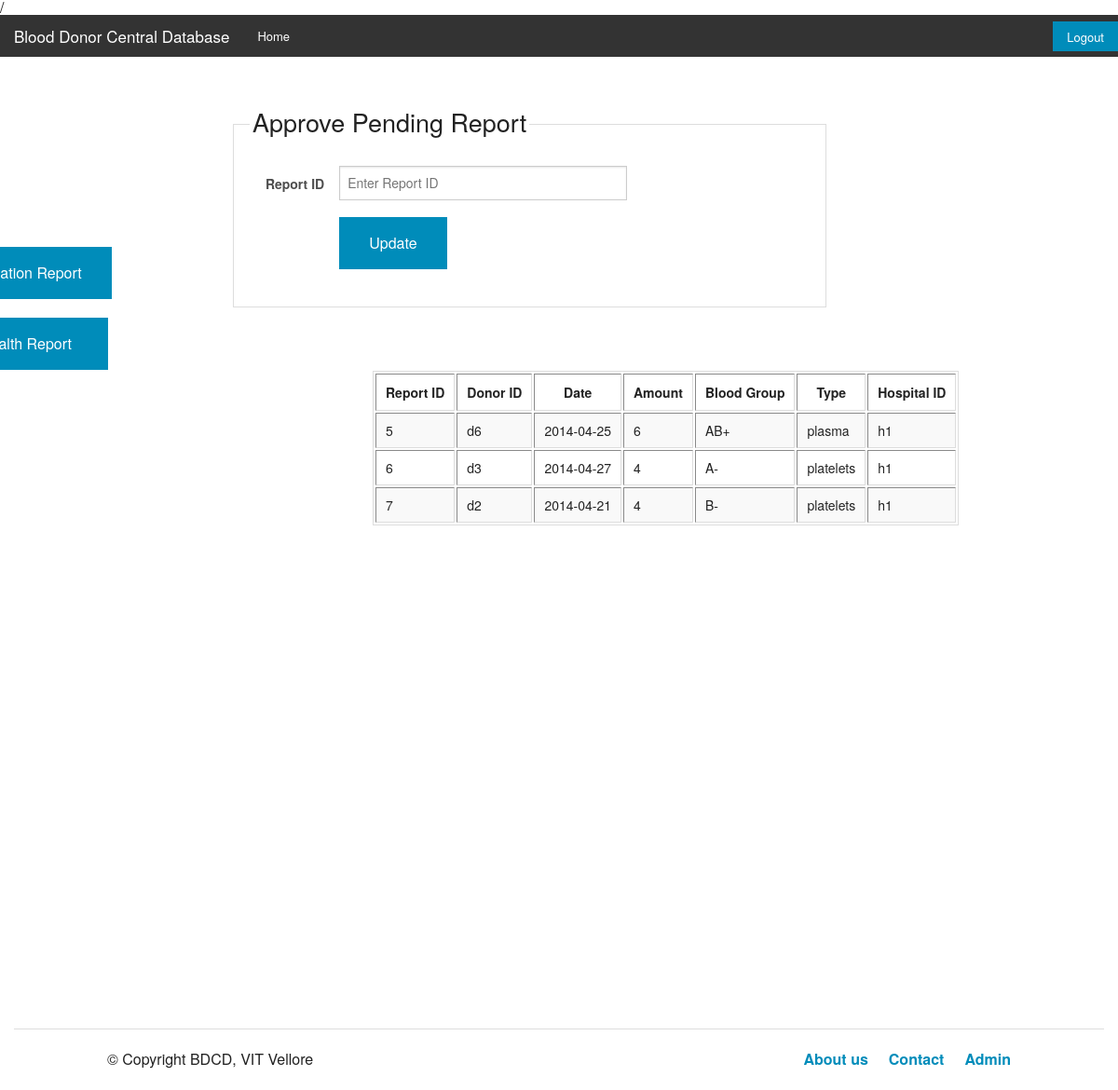
The app's page /BDCD/contentAdmin.php (signed in) with its own data.
### tables this page shows
CREATE TABLE IF NOT EXISTS `pending_report` (
  `report_id` int(11) NOT NULL AUTO_INCREMENT,
  `user_id` varchar(15) NOT NULL,
  `date` date NOT NULL,
  `amount` int(11) NOT NULL,
  `blood_group` char(3) NOT NULL,
  `type` char(10) NOT NULL,
  `hospital_id` varchar(15) NOT NULL,
  PRIMARY KEY (`report_id`),
  KEY `hospital_id` (`hospital_id`),
  KEY `user_id` (`user_id`)
);

### BDCD/dbclass.php (called while the page is built, shortened)
<?php
class dbclass
{
    public function connect()
    {
        $this->connection = mysqli_connect("localhost", "root","","BDCD");
        if ($this->connection)
        {
            return true;
        }
        else
       {
            echo "failed!";
            return false;
       }
    }
}

### BDCD/admin.php (the view, shortened to what this page needs)
<?php
include_once 'dbclass.php';
class admin
{
    public function viewPendingReport()
    {
        $db = new dbclass();
        $db->connect();
        $query = "select * from pending_report";
        $result = mysqli_query($db->connection,$query);
        echo "<table border='1' style=\"position: relative; left:400px; top:-100px;\">
              <tr>
              <th>Report ID</th>
              <th>Donor ID</th>
              <th>Date</th>
              <th>Amount</th>
              <th>Blood Group</th>
              <th>Type</th>
              <th>Hospital ID</th>
              </tr>";
        while($row = mysqli_fetch_array($result)){
           echo "<tr>";
           echo "<td>" . $row['report_id'] . "</td>";
           echo "<td>" . $row['user_id'] . "</td>";
           echo "<td>" . $row['date'] . "</td>";
           echo "<td>" . $row['amount'] . "</td>";
           echo "<td>" . $row['blood_group'] . "</td>";
           echo "<td>" . $row['type'] . "</td>";
           echo "<td>" . $row['hospital_id'] . "</td>";
           echo "</tr>";
        }
        echo "</table>";
    }
}

### BDCD/contentAdmin.php (shortened to what this page needs)
<!doctype html>
<html class="no-js" lang="en" data-useragent="Mozilla/5.0 (compatible; MSIE 10.0; Windows NT 6.2; Trident/6.0)">
  <head>
    <link rel="stylesheet" href="css/foundation.css" />
  </head>
  <body>
    <nav class="top-bar" data-topbar>
        <ul class="title-area">
            <li class="name">
                <h1><a href="#">Blood Donor Central Database</a></h1>
            </li>
        </ul>
        <section class="top-bar-section">
        <form action="admin.php" method="post">
            <ul class="right">
                <li class="active"><button type="submit" name="logout_admin" >Logout</button></li>
            </ul>
        </form>
        <ul class="left">
            <li><a href="#">Home</a></li>
        </ul>
        </section>
    </nav>
    <div class="row">
         <ul class="side-nav" style="position:relative; top:190px; right:200px ">
             <a href="Search.php" class="button [radius round]">View Donation Report</a></br>
             <a href="searchHealthReportAdmin.php" style="width:216px;" class="button [radius round]">View Health Report</a></br>
         </ul>
     </div>
     <div class="row">
    <form data-abide action="admin.php" method="post">
    <fieldset style="position: relative; right:-150px; top:-150px; width: 637px">
                <legend><h3>Approve Pending Report</h3></legend>
                <div class="row">
                    <div class="small-8">
                        <div class="row">
                            <div class="small-3 columns">
                                <label for="right-label" class="right inline"><b>Report ID</label>
                            </div>
                            <div class="small-9 columns">
                                <input type="number" required id="right-label" name="report_id" placeholder="Enter Report ID">
                            </div>
                        </div>
                    </div>
                </div>
                <div class="row">
                    <div class="small-8">
                        <div class="row">
                            <div class="small-3 columns">
                            </div>
                            <div class="small-9 columns">
                                <button type="submit" name="update_donation">Update</button>
                            </div>
                        </div>
                    </div>
                </div>
            </fieldset>
        </form>
    </div>
    <?php
    include_once 'admin.php';
    $admin = new admin();
    $admin->viewPendingReport();
    ?>
      <footer style="position:relative; top:400px;">
    <div class="large-12 columns">
      <hr />
      <div class="row">
        <div class="large-6 columns">
          <p>&copy; Copyright BDCD, VIT Vellore</p>
        </div>
        <div class="large-6 columns">
          <ul class="inline-list right">
            <li><a href="#">About us</a></li>
            <li><a href="#">Contact</a></li>
            <li><a href="#">Admin</a></li>
          </ul>
        </div>
      </div>
    </div>
    </footer>
  </body>
</html>

### records on screen
pending_report: report_id "5", user "d6", date "2014-04-25", amount "6", blood_group "AB+", type "plasma", hospital "h1"
pending_report: report_id "6", user "d3", date "2014-04-27", amount "4", blood_group "A-", type "platelets", hospital "h1"
pending_report: report_id "7", user "d2", date "2014-04-21", amount "4", blood_group "B-", type "platelets", hospital "h1"
